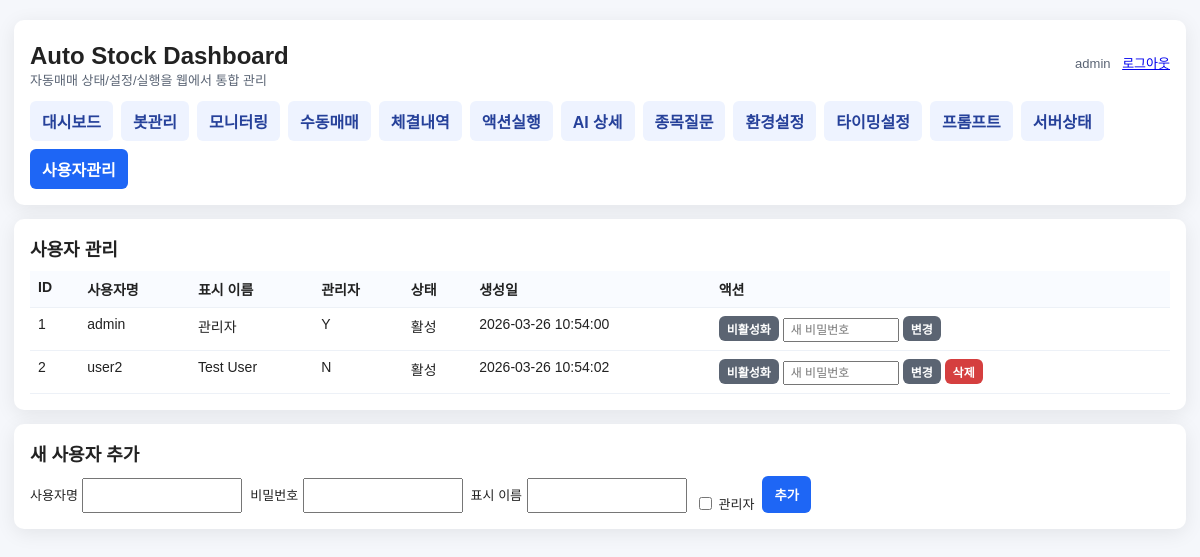
Page /admin/users (signed in) on the committed database.
### tables this page shows
CREATE TABLE users (
    id            INTEGER PRIMARY KEY AUTOINCREMENT,
    username      TEXT NOT NULL UNIQUE,
    password_hash TEXT NOT NULL,
    display_name  TEXT NOT NULL DEFAULT '',
    is_admin      INTEGER NOT NULL DEFAULT 0,
    is_active     INTEGER NOT NULL DEFAULT 1,
    created_at    TEXT NOT NULL,
    updated_at    TEXT NOT NULL
);

### web_admin.py (the view)
    @app.get("/admin/users")
    @_admin_required
    def admin_users():
        try:
            import db as db_module
            users = db_module.get_all_users()
        except Exception:
            users = []
        return render_template("admin_users.html", users=users)

### db.py (called while the page is built)
def _get_connection() -> sqlite3.Connection:
    DB_PATH.parent.mkdir(parents=True, exist_ok=True)
    conn = sqlite3.connect(str(DB_PATH), check_same_thread=False)
    conn.row_factory = sqlite3.Row
    conn.execute("PRAGMA journal_mode=WAL")
    conn.execute("PRAGMA foreign_keys=ON")
    return conn

@contextmanager
def get_db():
    conn = _get_connection()
    try:
        yield conn
        conn.commit()
    except Exception:
        conn.rollback()
        raise
    finally:
        conn.close()

def get_all_users() -> list[dict]:
    with get_db() as conn:
        rows = conn.execute("SELECT id, username, display_name, is_admin, is_active, created_at FROM users ORDER BY id").fetchall()
        return [dict(r) for r in rows]

### web_admin.py (called while the page is built)
def _is_logged_in() -> bool:
    return "user_id" in session

def _admin_required(func):
    @wraps(func)
    def wrapper(*args, **kwargs):
        if not _is_logged_in():
            return redirect(url_for("login_page"))
        g.user_id = session.get("user_id", 0)
        g.username = session.get("username", "")
        g.is_admin = session.get("is_admin", False)
        if not g.is_admin:
            flash("관리자 권한이 필요합니다.", "error")
            return redirect(url_for("dashboard"))
        return func(*args, **kwargs)
    return wrapper

### templates/admin_users.html
{% extends "base.html" %}
{% set active_page = "admin_users" %}
{% block content %}
<div class="card">
  <h2>사용자 관리</h2>
  <table>
    <thead>
      <tr><th>ID</th><th>사용자명</th><th>표시 이름</th><th>관리자</th><th>상태</th><th>생성일</th><th>액션</th></tr>
    </thead>
    <tbody>
      {% for u in users %}
      <tr>
        <td>{{ u.id }}</td>
        <td>{{ u.username }}</td>
        <td>{{ u.display_name }}</td>
        <td>{{ "Y" if u.is_admin else "N" }}</td>
        <td>{{ "활성" if u.is_active else "비활성" }}</td>
        <td>{{ u.created_at }}</td>
        <td style="white-space: nowrap;">
          <form method="post" action="/admin/users/{{ u.id }}/toggle" style="display:inline;">
            <button class="btn btn-gray" type="submit" style="padding:4px 8px; font-size:12px;">
              {{ "비활성화" if u.is_active else "활성화" }}
            </button>
          </form>
          <form method="post" action="/admin/users/{{ u.id }}/reset-password" style="display:inline;">
            <input name="new_password" type="password" placeholder="새 비밀번호" style="width:100px; padding:3px 6px; font-size:12px;">
            <button class="btn btn-gray" type="submit" style="padding:4px 8px; font-size:12px;">변경</button>
          </form>
          {% if u.id != current_user_id %}
          <form method="post" action="/admin/users/{{ u.id }}/delete" style="display:inline;"
                onsubmit="return confirm('정말 삭제하시겠습니까?')">
            <button class="btn btn-danger" type="submit" style="padding:4px 8px; font-size:12px;">삭제</button>
          </form>
          {% endif %}
        </td>
      </tr>
      {% endfor %}
    </tbody>
  </table>
</div>
<div class="card">
  <h2>새 사용자 추가</h2>
  <form method="post" action="/admin/users/create" style="display:flex; gap:8px; flex-wrap:wrap; align-items:end;">
    <div>
      <label style="font-size:13px;">사용자명</label>
      <input name="username" type="text" required style="padding:8px; width:140px;">
    </div>
    <div>
      <label style="font-size:13px;">비밀번호</label>
      <input name="password" type="password" required style="padding:8px; width:140px;">
    </div>
    <div>
      <label style="font-size:13px;">표시 이름</label>
      <input name="display_name" type="text" style="padding:8px; width:140px;">
    </div>
    <div style="display:flex; align-items:center; gap:4px;">
      <input name="is_admin" type="checkbox" id="is_admin">
      <label for="is_admin" style="font-size:13px;">관리자</label>
    </div>
    <button class="btn btn-primary" type="submit">추가</button>
  </form>
</div>
{% endblock %}

### templates/base.html (shortened to what this page needs)
<!doctype html>
<html lang="ko">
<head>
</head>
<body>
  <div class="wrap">
    <div class="card">
      <div class="top">
        <div>
          <h1>Auto Stock Dashboard</h1>
          <div class="sub">자동매매 상태/설정/실행을 웹에서 통합 관리</div>
        </div>
        <div style="text-align: right; font-size: 13px;">
          <span style="color: #5a6474;">{{ current_username }}</span>
          <a href="/logout" style="margin-left: 8px;">로그아웃</a>
        </div>
      </div>
      <div class="nav" style="margin-top: 12px;">
        <a class="{% if active_page == 'dashboard' %}active{% endif %}" href="/">대시보드</a>
        <a class="{% if active_page == 'bots' %}active{% endif %}" href="/bots">봇관리</a>
        <a class="{% if active_page == 'monitor' %}active{% endif %}" href="/monitor">모니터링</a>
        <a class="{% if active_page == 'manual_trade' %}active{% endif %}" href="/manual-trade">수동매매</a>
        <a class="{% if active_page == 'trade_log' %}active{% endif %}" href="/trade-log">체결내역</a>
        <a class="{% if active_page == 'actions' %}active{% endif %}" href="/actions">액션실행</a>
        <a class="{% if active_page == 'ai' %}active{% endif %}" href="/ai">AI 상세</a>
        <a class="{% if active_page == 'ask' %}active{% endif %}" href="/ask">종목질문</a>
        <a class="{% if active_page == 'settings' %}active{% endif %}" href="/settings">환경설정</a>
        <a class="{% if active_page == 'schedule' %}active{% endif %}" href="/schedule">타이밍설정</a>
        <a class="{% if active_page == 'prompts' %}active{% endif %}" href="/prompts">프롬프트</a>
        <a class="{% if active_page == 'server' %}active{% endif %}" href="/server">서버상태</a>
        {% if current_is_admin %}<a class="{% if active_page == 'admin_users' %}active{% endif %}" href="/admin/users">사용자관리</a>{% endif %}
      </div>
    </div>
    {% block content %}{% endblock %}
  </div>
</body>
</html>

### templates/base.html (style rules this page uses)
body { font-family: Arial, sans-serif; background: #f5f7fb; margin: 0; color: #222; }
.wrap { max-width: 1200px; margin: 20px auto; padding: 0 14px; }
.card { background: #fff; border-radius: 10px; box-shadow: 0 4px 20px rgba(0,0,0,0.08); padding: 16px; margin-bottom: 14px; }
.top { display: flex; justify-content: space-between; align-items: center; gap: 10px; }
.nav { display: flex; gap: 8px; flex-wrap: wrap; }
.nav a { text-decoration: none; padding: 8px 12px; border-radius: 6px; background: #eef3ff; color: #26419a; font-weight: 700; }
.nav a.active { background: #1e66f5; color: #fff; }
h1 { margin: 6px 0 0; font-size: 24px; }
h2 { margin: 0 0 10px; font-size: 18px; }
.sub { color: #5a6474; font-size: 13px; }
.btn { border: none; padding: 9px 12px; border-radius: 6px; cursor: pointer; font-weight: 700; }
.btn-primary { background: #1e66f5; color: #fff; }
.btn-danger { background: #d53f3f; color: #fff; }
.btn-gray { background: #5b6472; color: #fff; }
table { width: 100%; border-collapse: collapse; }
th, td { border-bottom: 1px solid #edf1f7; padding: 8px; text-align: left; font-size: 14px; vertical-align: top; }
th { background: #f9fbff; }

### rows in the picture
users: username "admin", id "1", display_name "관리자", is_admin "Y", is_active "활성", created_at "2026-03-26 10:54:00", is_active "비활성화"
users: id "2", username "user2", display_name "Test User", is_admin "N", is_active "활성", created_at "2026-03-26 10:54:02", is_active "비활성화"
